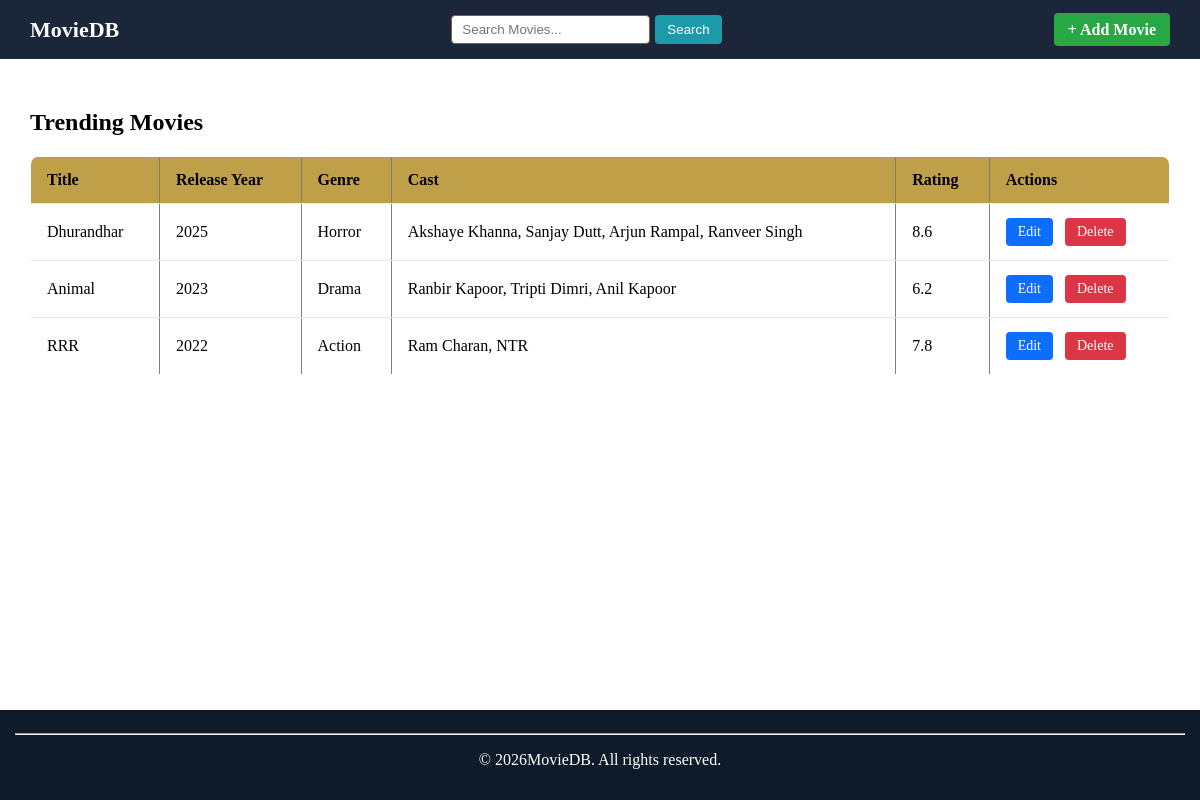
The page / on the database its author committed.
### tables this page shows
CREATE TABLE IF NOT EXISTS movies (
	id INT AUTO_INCREMENT PRIMARY KEY,
	title VARCHAR(255) NOT NULL,
	release_year INT NOT NULL,
	rating DECIMAL(3, 1) NOT NULL,
	genre_id INT,
	created_at TIMESTAMP DEFAULT CURRENT_TIMESTAMP,
	FOREIGN KEY (genre_id) REFERENCES genres(id) ON DELETE
	SET NULL
);

CREATE TABLE IF NOT EXISTS genres (
	id INT AUTO_INCREMENT PRIMARY KEY,
	name VARCHAR(50) NOT NULL
);

### includes/functions.php (called while the page is built, shortened)
<?php
function getAllMovies($conn) {
	$sql = "SELECT movies.id, movies.title, movies.release_year, movies.rating, genres.name AS genre, IFNULL(GROUP_CONCAT(casts.actor_name SEPARATOR ', '), '') AS casts FROM movies
	LEFT JOIN genres ON movies.genre_id = genres.id LEFT JOIN casts ON movies.id = casts.movie_id
	GROUP BY movies.id, movies.title, movies.release_year, movies.rating, genres.name ORDER BY movies.id DESC";
	$result = mysqli_query($conn, $sql);
	return mysqli_fetch_all($result, MYSQLI_ASSOC);
}

### includes/movie_table.php (the view)
<?php if(empty($movies)): ?>
		<p>No movies available</p>
	<?php else: ?>
		<table class="movie-table" border="1" cellpadding="10">
			<thead>
				<tr>
					<th>Title</th>
					<th>Release Year</th>
					<th>Genre</th>
					<th>Cast</th>
					<th>Rating</th>
					<th>Actions</th>
				</tr>
			</thead>
			<tbody>
				<?php foreach($movies as $movie): ?>
				<tr>
					<td><?= htmlspecialchars($movie['title']) ?></td>
					<td><?= htmlspecialchars($movie['release_year']) ?></td>
					<td><?= htmlspecialchars($movie['genre']) ?></td>
					<td><?= htmlspecialchars($movie['casts'] ?? '') ?></td>
					<td><?= htmlspecialchars($movie['rating'] ?? '') ?></td>
					<td>
						<a href="edit.php?id=<?= $movie['id'] ?>" class="btn-edit"> Edit </a>
						<a href="delete.php?id=<?= $movie['id'] ?>" class="btn-delete" onclick="return confirm('Delete this movie')">Delete </a>
					</td>
				</tr>
			<?php endforeach ?>
			</tbody>
		</table>
	<?php endif ?>

### includes/header.php (shortened to what this page needs)
<?php
$currentPage = basename($_SERVER['PHP_SELF']);
?>
<!DOCTYPE html>
<html>
<head>
	<link rel="stylesheet" href="../assets/css/style.css">
</head>
<body>
<header class="site-header">
	<nav class="navbar">
		<div class="nav-left">
		<h1 class="logo"><a href="index.php">MovieDB</a></h1>
		</div>
		<div class="nav-center">
			<form action="search.php" method="GET" class="search-form">
				<input type="text" name="q" id="searchInput" placeholder="Search Movies..." required>
				<button type="submit">Search</button>
			</form>
		</div>
		<div class="nav-right">
			<?php if($currentPage !== 'add.php' && $currentPage !== 'edit.php'): ?>
			<a href="add.php" class="btn-add">+ Add Movie </a>
		<?php endif ?>
		</div>
	</nav>
</header>

### public/index.php
<?php
require_once __DIR__ . '/../config/db.php';
require_once __DIR__ . '/../includes/functions.php';
require_once __DIR__ . '/../includes/header.php';
 ?>
<main>
	<?php require_once __DIR__ . '/show.php'; ?>
</main>
<?php require_once __DIR__ . '/../includes/footer.php' ?>

### public/show.php (shortened to what this page needs)
<?php
$movies = getAllMovies($conn);
?>
<section class="movie-section">
	<h1>Trending Movies</h1>
	<?php require __DIR__ . '/../includes/movie_table.php'; ?>
</section>

### includes/footer.php (shortened to what this page needs)
<footer class="site-footer">
	<hr>
	<p>&copy; <?= date("Y") ?>MovieDB. All rights reserved.</p>
</footer>
</body>
</html>

### assets/css/style.css (style rules this page uses)
html, body { height: 100%; margin: 0; }
body { display: flex; flex-direction: column; }
.site-header { background: #1b263b; padding: 15px 30px; }
.navbar { display: flex; align-items: center; justify-content: space-between; }
.logo { color: #ffffff; margin: 0; font-size: 22px; }
.logo a { color: #ffffff; text-decoration: none; }
.search-form { display: flex; gap: 5px; position: relative; }
.search-form input { padding: 6px 10px; border-radius: 4px; border: 1px solid #8b5e34; }
.search-form button { padding: 6px 12px; border: none; background: #1b9aaa; color: white; border-radius: 4px; cursor: pointer; }
.btn-add { background: #28a745; color: white; padding: 8px 14px; text-decoration: none; border-radius: 4px; font-weight: bold; }
.site-footer { background: #0d1b2a; color: #ffffff; text-align: center; padding: 15px; margin-top: 40px; }
main { flex: 1; }
.movie-section { padding: 30px; }
.movie-section h1 { margin-bottom: 20px; }
.movie-table { width: 100%; border-collapse: collapse; background: #ffffff; border-radius: 8px; overflow: hidden; }
.movie-section thead { background: #bf9f47; }
.movie-table th, .movie-table td { padding: 14px 16px; text-align: left; border-bottom: 1px solid #e5e7eb; }
.movie-table tbody tr { transition: background 0.2s ease; }
.btn-edit, .btn-delete { padding: 6px 12px; border-radius: 4px; font-size: 14px; text-decoration: none; display: inline-block; transition: transform 0.15s ease, background 0.15s ease; }
.btn-edit { background: #0d6efd; color: #ffffff; margin-right: 8px; }
.btn-delete { background: #dc3545; color: #ffffff; }
.movie-table tbody tr { animation: fadeIn 0.5s ease-in; }

### rows shown on the page
movies: title "Dhurandhar", release_year "2025", genre.name "Horror", casts "Akshaye Khanna, Sanjay Dutt, Arjun Rampal, Ranveer Singh", rating "8.6"
movies: title "Animal", release_year "2023", genre.name "Drama", casts "Ranbir Kapoor, Tripti Dimri, Anil Kapoor", rating "6.2"
movies: title "RRR", release_year "2022", genre.name "Action", casts "Ram Charan, NTR", rating "7.8"
